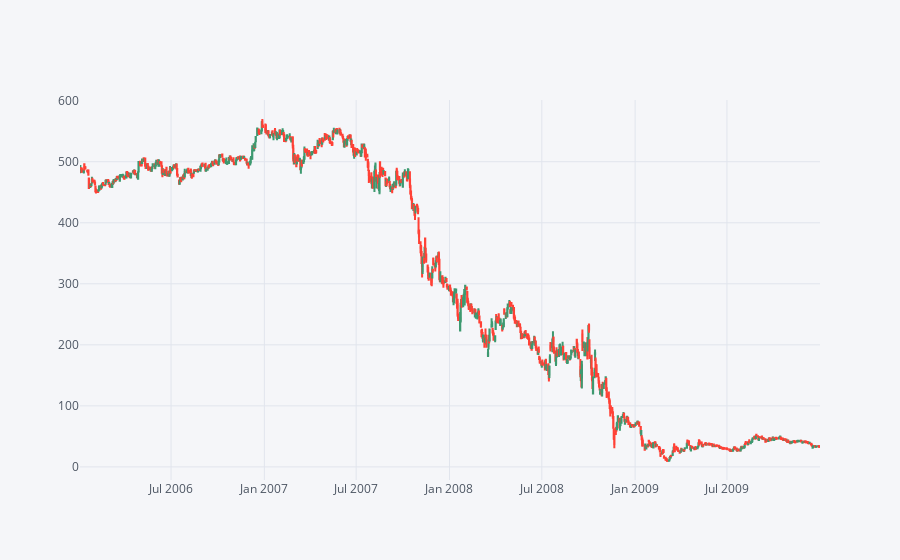

Notebook code for this chart:
### Code cell
C[['Open', 'High', 'Low', 'Close']].iplot(kind='candle')

### Figure 1 — Plotly figure (JSON) as saved in the notebook; plotly's stock layout.template omitted (floating-point values rounded to 4 significant figures; data arrays with more than 128 entries replaced by an {"elided": "..."} marker saying what was removed)
{"data": [{"close": {"elided": "1007 float values"}, "high": {"elided": "1007 float values"}, "low": {"elided": "1007 float values"}, "open": {"elided": "1007 float values"}, "showlegend": false, "type": "candlestick", "uid": "9d5cbffd-313b-411a-9827-dac62a94a93a", "x": {"elided": "1007 str values"}, "yaxis": "y2"}], "layout": {"legend": {"bgcolor": "#F5F6F9", "font": {"color": "#4D5663"}}, "paper_bgcolor": "#F5F6F9", "plot_bgcolor": "#F5F6F9", "title": {"font": {"color": "#4D5663"}}, "xaxis": {"gridcolor": "#E1E5ED", "rangeslider": {"visible": false}, "showgrid": true, "tickfont": {"color": "#4D5663"}, "title": {"font": {"color": "#4D5663"}, "text": ""}, "zerolinecolor": "#E1E5ED"}, "yaxis": {"gridcolor": "#E1E5ED", "showgrid": true, "showticklabels": false, "tickfont": {"color": "#4D5663"}, "title": {"font": {"color": "#4D5663"}, "text": ""}, "zerolinecolor": "#E1E5ED"}, "yaxis2": {"gridcolor": "#E1E5ED", "showgrid": true, "tickfont": {"color": "#4D5663"}, "title": {"font": {"color": "#4D5663"}, "text": ""}, "zerolinecolor": "#E1E5ED"}}}
